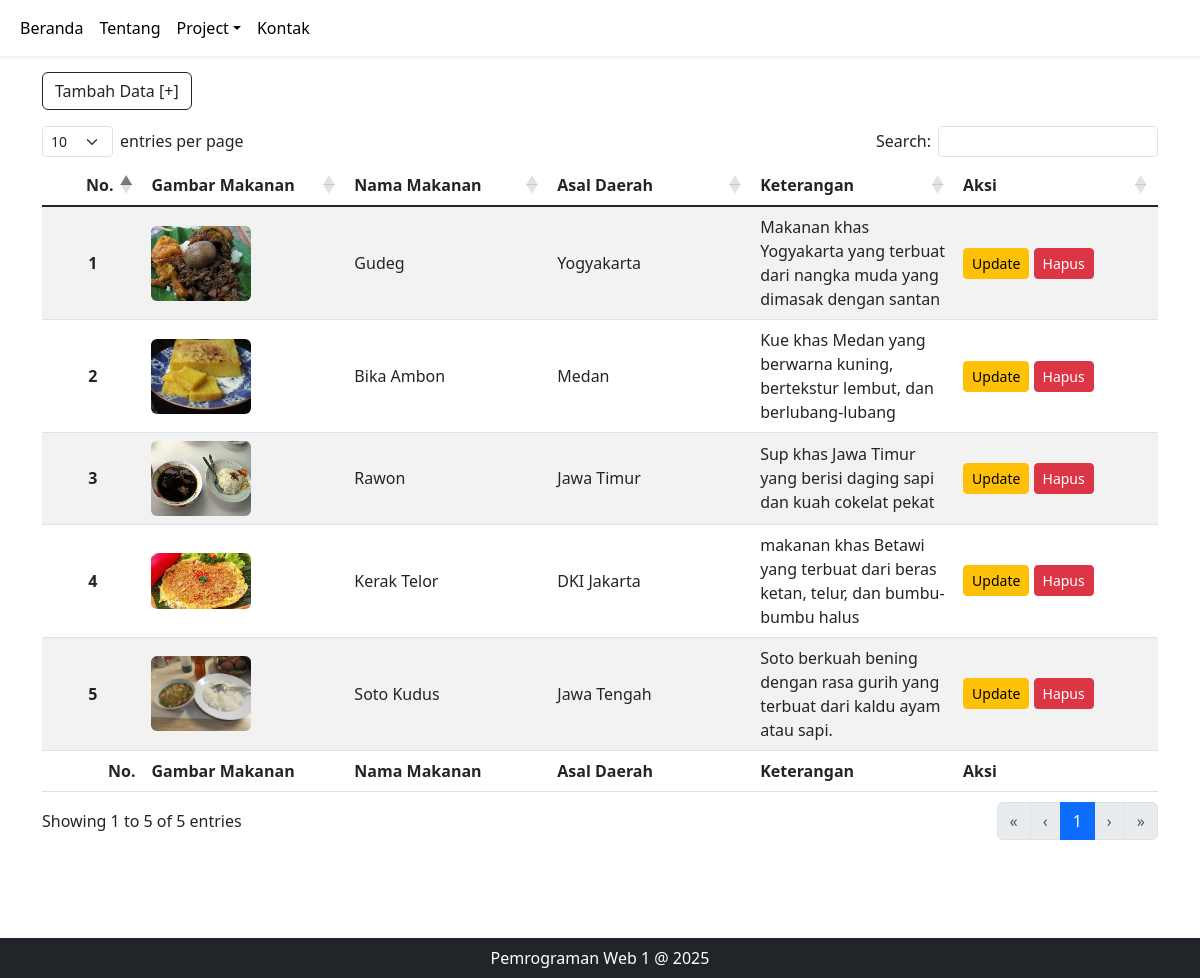
/?page=makanan, run on the app's committed database.
### tables this page shows
CREATE TABLE `tbl_makanan` (
  `id_makanan` int(2) NOT NULL,
  `nama_makanan` varchar(100) NOT NULL,
  `daerah_makanan` varchar(100) NOT NULL,
  `foto_makanan` blob NOT NULL,
  `Keterangan` varchar(255) NOT NULL
);

### views/makanan_view.php (the view)
<?php
require "includes/config.php";
$ambilData = "SELECT * FROM tbl_makanan ORDER BY id_makanan ASC";
$sql = mysqli_query($connect, $ambilData);
?>
<section class="home py-5">
    <form class="d-flex" method="post" action="">
        <div class="d-grid gap-2 d-md-block pb-2">
            <a type="button" class="btn btn-outline-dark" href="?page=maAdd">Tambah Data [+]</a>
        </div>
    </form>
    <table class="table align-middle table-striped" id="example">
        <thead>
            <tr>
                <th class="col-1">No.</th>
                <th class="col-2">Gambar Makanan</th>
                <th class="col-2">Nama Makanan</th>
                <th class="col-2">Asal Daerah</th>
                <th class="col-2">Keterangan</th>
                <th class="col-2">Aksi</th>
            </tr>
        </thead>
        <tbody class="table-group-divider">
            <?php
            $no = 1;
            foreach ($sql as $value) {
            ?>
                <tr>
                    <th class="text-center"><?= $no++; ?></th>
                    <td><img src="images/makanan/<?= $value['foto_makanan']; ?>" width="100" class="rounded d-block"></td>
                    <td><?= $value['nama_makanan']; ?></td>
                    <td><?= $value['daerah_makanan']; ?></td>
                    <td><?= $value['Keterangan']; ?></td>
                    <td class="p-2">
                        <a href="?page=maEdit&id=<?= $value['id_makanan']; ?>" class="btn btn-sm btn-warning">Update</a>
                        <a href="?page=maDel&id=<?= $value['id_makanan']; ?>" class="btn btn-sm btn-danger"
                            onclick="return confirm('Yakin ingin menghapus data ini?')">Hapus</a>
                    </td>
                </tr>
            <?php } ?>
        </tbody>
        <tfoot>
            <tr>
                <th class="col-1">No.</th>
                <th class="col-2">Gambar Makanan</th>
                <th class="col-2">Nama Makanan</th>
                <th class="col-2">Asal Daerah</th>
                <th class="col-2">Keterangan</th>
                <th class="col-2">Aksi</th>
            </tr>
        </tfoot>
    </table>
</section>

### includes/pageHeader.php (shortened to what this page needs)
<!DOCTYPE html>
<html lang="en">
<head>
    <link rel="stylesheet" href="assets/css/bootstrap.min.css">
    <link rel="stylesheet" href="assets/css/bootstrap-icons/font/bootstrap-icons.min.css">
    <link rel="stylesheet" href="assets/DataTables/datatables.css">
    <link rel="stylesheet" href="assets/DataTables/datatables.min.css">
</head>
<body>

### includes/navbar.php (shortened to what this page needs)
<nav class="navbar navbar-expand-lg bg-white fixed-top shadow-sm ">
    <div class="container-fluid">
        <div class="collapse navbar-collapse" id="navbarSupportedContent">
            <ul class="navbar-nav me-auto mb-2 mb-lg-0">
                <li class="nav-item"><a class="nav-link active" aria-current="page" href="?page=home">Beranda</a></li>
                <li class="nav-item"><a class="nav-link active" href="?page=about">Tentang</a></li>
                <li class="nav-item dropdown"><a class="nav-link active dropdown-toggle" href="#" id="navbarDropdown" role="button" data-bs-toggle="dropdown" aria-expanded="false">Project</a>
                </li>
                <li class="nav-item"><a class="nav-link active" href="?page=contact">Kontak</a></li>
            </ul>
        </div>
    </div>
</nav>

### index.php
<?php include "includes/pageHeader.php" ?>
<?php include "includes/navbar.php" ?>
<div class="container mt-4 mb-5">
    <?php include "includes/content.php" ?>
</div>
<footer>
    <div class="text-bg-dark text-center p-2 shadow-sm">
        Pemrograman Web 1 @ <?= date("Y")?>
    </div>
</footer>
<?php include "includes/pageFooter.php" ?>

### includes/content.php (shortened to what this page needs)
<?php
if (isset($_GET['page'])) {
    $page = $_GET['page'];
    switch ($page) {
        case 'makanan':
            include 'views/makanan_view.php';
            break;
    }
} else {
    include 'views/home.php';
}

### includes/pageFooter.php (shortened to what this page needs)
</body>
</html>

### data on the page
tbl_makanan: foto_makanan (picture), nama_makanan "Gudeg", daerah_makanan "Yogyakarta", Keterangan "Makanan khas Yogyakarta yang terbuat dari nangka muda yang dimasak dengan santan"
tbl_makanan: foto_makanan (picture), nama_makanan "Bika Ambon", daerah_makanan "Medan", Keterangan "Kue khas Medan yang berwarna kuning, bertekstur lembut, dan berlubang-lubang"
tbl_makanan: foto_makanan (picture), nama_makanan "Rawon", daerah_makanan "Jawa Timur", Keterangan "Sup khas Jawa Timur yang berisi daging sapi dan kuah cokelat pekat"
tbl_makanan: foto_makanan (picture), nama_makanan "Kerak Telor", daerah_makanan "DKI Jakarta", Keterangan "makanan khas Betawi yang terbuat dari beras ketan, telur, dan bumbu-bumbu halus"
tbl_makanan: foto_makanan (picture), nama_makanan "Soto Kudus", daerah_makanan "Jawa Tengah", Keterangan "Soto berkuah bening dengan rasa gurih yang terbuat dari kaldu ayam atau sapi."
